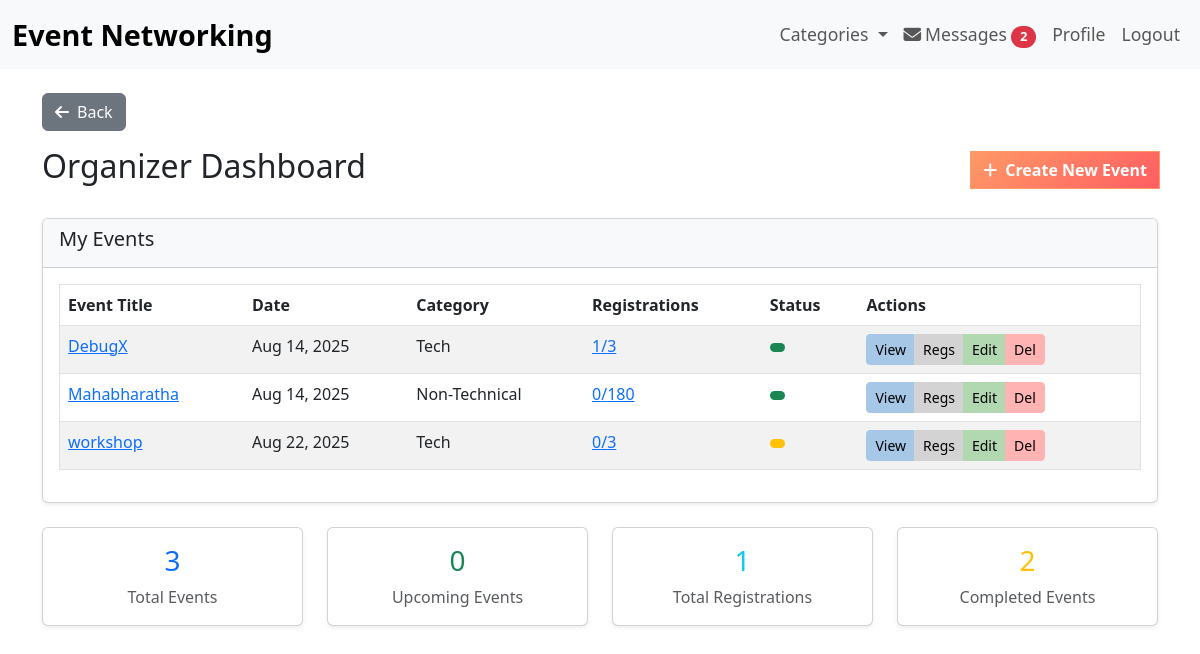
Screenshot of /organizer-dashboard/ (signed in) with the database file from the repository.
### events/models.py (models this page shows, shortened)
class Event(models.Model):
    title = models.CharField(max_length=200)
    description = models.TextField()
    organizer = models.ForeignKey(User, on_delete=models.CASCADE, related_name='organized_events')
    category = models.ForeignKey(Category, on_delete=models.CASCADE)
    date = models.DateTimeField()
    location = models.CharField(max_length=200)
    max_participants = models.IntegerField()
    registration_link = models.URLField(help_text="Google Form registration link")
    created_at = models.DateTimeField(auto_now_add=True)
    updated_at = models.DateTimeField(auto_now=True)
    start_time = models.DateTimeField()
    duration = models.IntegerField(default=60)
    image = models.ImageField(upload_to='event_posters/', blank=True, null=True)
    @property
    def status(self):
        now = timezone.now()
        start_time_utc = self.start_time.astimezone(datetime.timezone.utc) if self.start_time.tzinfo else timezone.make_aware(self.start_time, datetime.timezone.utc)
        end_time_utc = start_time_utc + timedelta(minutes=self.duration)
        if now < start_time_utc:
            return 'upcoming'
        elif start_time_utc <= now <= end_time_utc:
            return 'ongoing'
        else:
            return 'completed'
    @property
    def registered_count(self):
        return self.registrations_real.count()

class Category(models.Model):
    name = models.CharField(max_length=100)
    description = models.TextField(blank=True)
    class Meta:
        verbose_name_plural = "Categories"

### events/views.py (the view)
# urls.py: path('organizer-dashboard/', views.organizer_dashboard, name='organizer_dashboard'),
@login_required
def organizer_dashboard(request):
    if request.user.user_type != 'organizer':
        messages.error(request, 'Access denied. Organizers only.')
        return redirect('home')
    events = Event.objects.filter(organizer=request.user).order_by('-created_at')
    upcoming_events_count = len([event for event in events if event.status == 'upcoming'])
    completed_events_count = len([event for event in events if event.status == 'completed'])
    total_registrations = sum(event.registered_count for event in events)
    context = {
        'events': events,
        'upcoming_events_count': upcoming_events_count,
        'completed_events_count': completed_events_count,
        'total_registrations': total_registrations,
    }
    return render(request, 'events/organizer_dashboard.html', context)

### event_networking/context_processors.py (called while the page is built)
def unread_message_count(request):
    if request.user.is_authenticated:
        count = Message.objects.filter(receiver=request.user, is_read=False).count()
        return {'unread_message_count': count}
    return {'unread_message_count': 0}

### templates/events/organizer_dashboard.html (shortened to what this page needs)
{% extends 'base.html' %}
{% block content %}
{% include 'includes/_back_button.html' %}
<div class="row">
    <div class="col-12">
        <div class="d-flex justify-content-between align-items-center mb-4">
            <h2>Organizer Dashboard</h2>
            <a href="{% url 'event_create' %}" class="btn btn-custom shadow-sm">
                <i class="fas fa-plus me-2"></i>Create New Event
            </a>
        </div>
    </div>
</div>
<div class="row">
    <div class="col-12">
        <div class="card shadow-sm">
            <div class="card-header bg-light">
                <h5>My Events</h5>
            </div>
            <div class="card-body">
                {% if events %}
                <div class="table-responsive">
                    <table class="table table-hover table-striped border">
                        <thead>
                            <tr>
                                <th>Event Title</th>
                                <th>Date</th>
                                <th>Category</th>
                                <th>Registrations</th>
                                <th>Status</th>
                                <th>Actions</th>
                            </tr>
                        </thead>
                        <tbody>
                            {% for event in events %}
                            <tr>
                                <td>
                                    <a href="{% url 'event_detail' event.pk %}">{{ event.title }}</a>
                                </td>
                                <td>{{ event.date|date:"M d, Y" }}</td>
                                <td>{{ event.category.name }}</td>
                                <td>
                                    <a href="{% url 'event_registrations' event.id %}">
                                        {{ event.registered_count }}/{{ event.max_participants }}
                                    </a>
                                </td>
                                <td>
                                    <span class="badge bg-{% if event.status == 'upcoming' %}primary{% elif event.status == 'ongoing' %}warning text-dark{% else %}success{% endif %}">
                                    </span>
                                </td>
                                <td>
                                    <div class="btn-group btn-group-sm" role="group">
                                        <a href="{% url 'event_detail' event.pk %}" class="btn btn-view">View</a>
                                        <a href="{% url 'event_registrations' event.id %}" class="btn btn-regs">Regs</a>
                                        <a href="{% url 'event_update' event.pk %}" class="btn btn-edit">Edit</a>
                                        <a href="{% url 'event_delete' event.pk %}" class="btn btn-delete">Del</a>
                                    </div>
                                </td>
                            </tr>
                            {% endfor %}
                        </tbody>
                    </table>
                </div>
                {% endif %}
            </div>
        </div>
    </div>
</div>
<div class="row mt-4">
    <div class="col-md-3 mb-4">
        <div class="card text-center shadow-sm">
            <div class="card-body">
                <h3 class="text-primary mb-2">{{ events|length }}</h3>
                <p class="card-text text-muted">Total Events</p>
            </div>
        </div>
    </div>
    <div class="col-md-3 mb-4">
        <div class="card text-center shadow-sm">
            <div class="card-body">
                <h3 class="text-success mb-2">
                    {{ upcoming_events_count }}
                </h3>
                <p class="card-text text-muted">Upcoming Events</p>
            </div>
        </div>
    </div>
    <div class="col-md-3 mb-4">
        <div class="card text-center shadow-sm">
            <div class="card-body">
                <h3 class="text-info mb-2">
                    {{ total_registrations }}
                </h3>
                <p class="card-text text-muted">Total Registrations</p>
            </div>
        </div>
    </div>
    <div class="col-md-3 mb-4">
        <div class="card text-center shadow-sm">
            <div class="card-body">
                <h3 class="text-warning mb-2">
                    {{ completed_events_count }}
                </h3>
                <p class="card-text text-muted">Completed Events</p>
            </div>
        </div>
    </div>
</div>
{% endblock %}

### static/css/custom.css (style rules this page uses)
.btn-custom { background: linear-gradient(135deg, #ff9966, #ff5e62); border: none !important; border-top: none !important; border-bottom: none !important; color: white; font-weight: bold; transition: all 0.3s ease; outline: none !important; box-shadow: 0 0 0 1px #ff9966 !important; border-radius: 0 !important; text-decoration: none !important; transform: translateZ(0); margin: -1px; }
.btn.btn-view { background-color: #a7c7e7 !important; border-color: #a7c7e7 !important; color: black; }
.btn.btn-regs { background-color: #d3d3d3 !important; border-color: #d3d3d3 !important; color: black; }
.btn.btn-edit { background-color: #b2d8b2 !important; border-color: #b2d8b2 !important; color: black; }
.btn.btn-delete { background-color: #ffb3b3 !important; border-color: #ffb3b3 !important; color: black; }

### rows the page displays
Event: title "DebugX", date "Aug 14, 2025", category.name "Tech", registered_count "1", max_participants "3"
Event: title "Mahabharatha", date "Aug 14, 2025", category.name "Non-Technical", registered_count "0", max_participants "180"
Event: title "workshop", date "Aug 22, 2025", category.name "Tech", registered_count "0", max_participants "3", duration 61 (drawn)

### other values shown
{{ unread_message_count }} "2"
{{ events|length }} "3"
{{ upcoming_events_count }} "0"
{{ total_registrations }} "1"
{{ completed_events_count }} "2"
